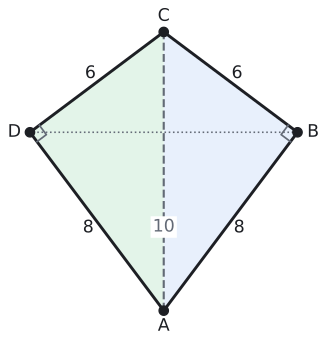

Reproduce this figure in Python.
import sys; sys.path.insert(0, "tools")
from cizim import *

P = lambda x, y: np.array([float(x), float(y)])
uz = lambda U, V: round(float(np.linalg.norm(U - V)), 4)
def acisi(K, U, V):
    u, v = U - K, V - K
    return round(float(np.degrees(np.arccos(np.dot(u, v) / np.linalg.norm(u) / np.linalg.norm(v)))), 3)
def birim(U, V):
    t = (V - U) / np.linalg.norm(V - U); return t, np.array([-t[1], t[0]])
def cetik(U, V, n=1, renk=SOLUK, f=0.5):
    M = U + f * (V - U); t, m = birim(U, V)
    for i in range(n):
        c = M + (i - (n - 1) / 2) * 0.2 * S * t
        ax.plot(*zip(c - 0.22 * S * m, c + 0.22 * S * m), color=renk, lw=1.5)
def olcu(U, V, metin, d=0.5, renk=YAZI, fs=13, f=0.5, kutu=False):
    """[UV] üzerinde f oranındaki noktaya, U->V yönünün soluna d*S uzağa yazı (d < 0: sağına)."""
    M = U + f * (V - U); _, m = birim(U, V)
    ax.text(*(M + d * S * m), metin, ha="center", va="center", color=renk, fontsize=fs, zorder=7,
            bbox=dict(facecolor="white", edgecolor="none", pad=1.5) if kutu else None)
def dik_isareti(K, U, V, r=0.4):
    a_ = (U - K) / np.linalg.norm(U - K) * r * S; b_ = (V - K) / np.linalg.norm(V - K) * r * S
    ax.plot(*zip(K + a_, K + a_ + b_, K + b_), color=SOLUK, lw=1.3)
def harf(Q, metin, dx, dy, renk=YAZI, fs=13, kutu=False):
    ax.text(Q[0] + dx * S, Q[1] + dy * S, metin, ha="center", va="center", color=renk, fontsize=fs, zorder=7,
            bbox=dict(facecolor="white", edgecolor="none", pad=1.5) if kutu else None)
def cizgi(U, V, renk=YAZI, lw=2.2, ls="-"):
    ax.plot(*zip(U, V), color=renk, lw=lw, ls=ls)
def basla(xmin, xmax, ymin, ymax, en=5.0):
    global fig, ax
    fig, ax = sekil(en, en * (ymax - ymin) / (xmax - xmin))
    ax.set_aspect("equal"); ax.axis("off"); ax.set_xlim(xmin, xmax); ax.set_ylim(ymin, ymax)
def cokgen(noktalar, dolgu=None, kenar=YAZI, lw=2.2):
    if dolgu: ax.add_patch(patches.Polygon(noktalar, closed=True, facecolor=dolgu, edgecolor="none"))
    ax.plot(*zip(*(list(noktalar) + [noktalar[0]])), color=kenar, lw=lw)
    for Q in noktalar: nokta(ax, *Q, "")
def cerceve(noktalar, kenar=1.0):
    xs = [q[0] for q in noktalar]; ys = [q[1] for q in noktalar]
    return min(xs) - kenar * S, max(xs) + kenar * S, min(ys) - kenar * S, max(ys) + kenar * S
def deltoid(ak, ck, kb):
    """K orijinde; A altta, C üstte, D solda, B sağda. |AB| = |AD|, |CB| = |CD|."""
    return P(0, -ak), P(kb, 0), P(0, ck), P(-kb, 0), P(0, 0)
def koseler(A, B, C, D, r=0.5):
    harf(A, "A", 0, -r); harf(B, "B", r, 0); harf(C, "C", 0, r); harf(D, "D", -r, 0)
def alan_hesap(*Q):
    return round(abs(sum(Q[i][0] * Q[(i + 1) % len(Q)][1] - Q[(i + 1) % len(Q)][0] * Q[i][1] for i in range(len(Q)))) / 2, 4)

# Bölüm 4: m(ABC) = m(ADC) = 90°, |AB| = |AD| = 8, |CB| = |CD| = 6. |AC| = 10, alan 48, |KB| = 4,8, |BD| = 9,6.
kb = 8 * 6 / 10
A, B, C, D, K = deltoid(8 * 8 / 10, 6 * 6 / 10, kb)
S = 0.7
print("AB", uz(A, B), "CB", uz(C, B), "AC", uz(A, C), "B", acisi(B, A, C), "D", acisi(D, A, C), "alan", alan_hesap(A, B, C, D), "BD", uz(B, D))
basla(*cerceve([A, B, C, D], 1.1), en=4.2)
ax.add_patch(patches.Polygon([A, B, C], closed=True, facecolor=MAVI_ACIK, edgecolor="none"))
ax.add_patch(patches.Polygon([A, D, C], closed=True, facecolor=YESIL_ACIK, edgecolor="none"))
cokgen([A, B, C, D]); koseler(A, B, C, D, r=0.8)
cizgi(A, C, SOLUK, 1.6, "--"); cizgi(B, D, SOLUK, 1.2, ":")
dik_isareti(B, A, C, r=0.6); dik_isareti(D, A, C, r=0.6)
olcu(A, B, "8", -0.55); olcu(D, A, "8", -0.55); olcu(B, C, "6", -0.55); olcu(C, D, "6", -0.55)
olcu(A, C, "10", 0.0, SOLUK, f=0.3, kutu=True)
kaydet(fig, __file__)
